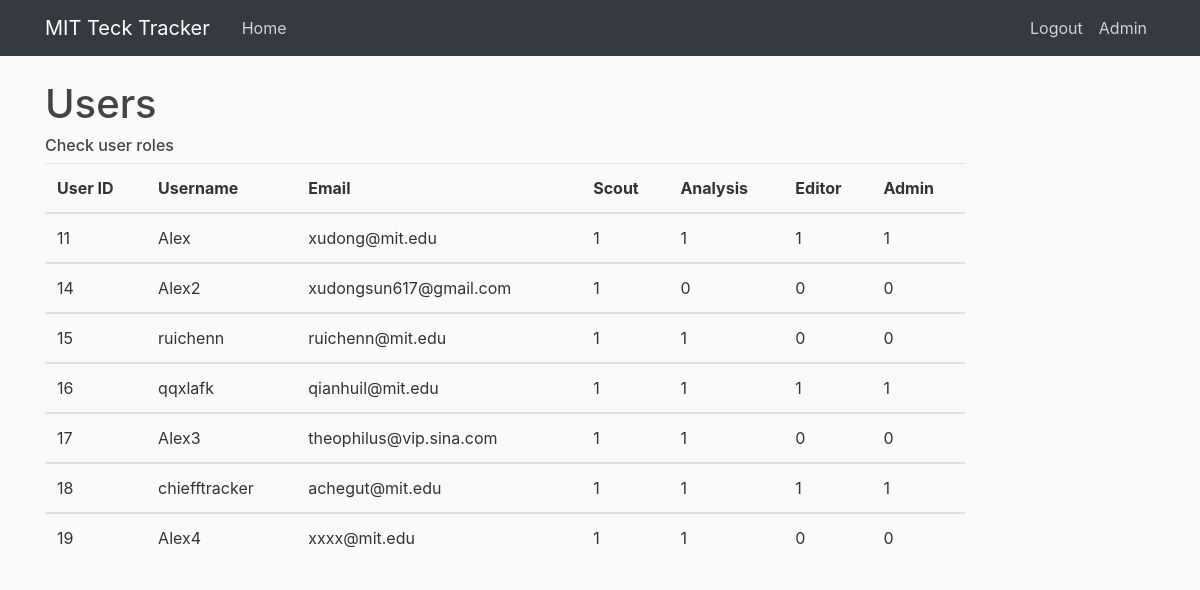
/admin (signed in), run on an earlier commit of the app's database.
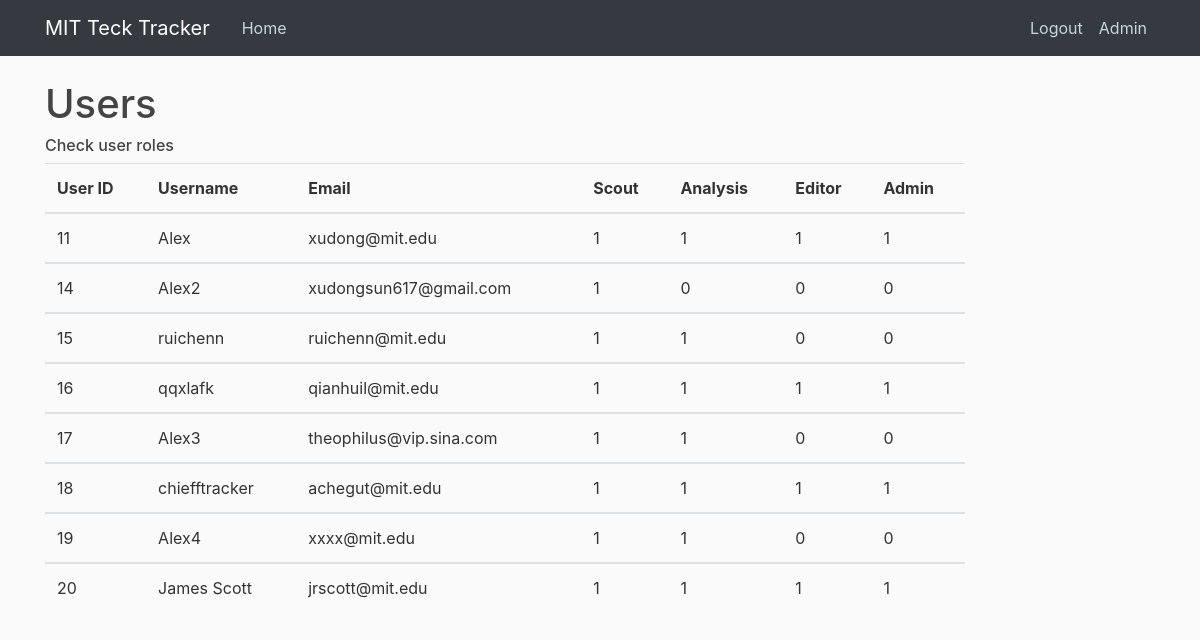
And on a later commit of the database.
### tables this page shows
CREATE TABLE users (
  user_id integer PRIMARY KEY autoincrement, -- SERIAL PRIMARY KEY,
  username text,
  email text NOT NULL,
  password text NOT NULL,
  can_scout boolean DEFAULT True,
  can_analyse boolean DEFAULT True,
  can_edit boolean DEFAULT False,
  admin boolean DEFAULT False
);

### app.py (the view)
@app.route('/admin')
def admin():
    user = get_current_user()
    if not user:
        return redirect(url_for('login'))
    if user['admin'] == 0:
        flash('You are not an administrator', 'danger')
        return redirect(url_for('home'))
    db = get_db()
    users_cur = db.execute('select user_id, username, email, can_scout, can_analyse, can_edit, admin from users')
    users_results = users_cur.fetchall()
    return render_template('admin.html', user=user, users=users_results)

### app.py (called while the page is built)
def get_current_user():
    user_result = None
    if 'user' in session:
        user_email = session['user']
        db = get_db()
        user_cur = db.execute('select user_id, email, password, can_scout, can_analyse, can_edit, admin from users where email = ?', [user_email])
        user_result = user_cur.fetchone()
    return user_result

### dbTest.py (called while the page is built)
def connect_db(RowMode=True):
    sql = sqlite3.connect(dbpath)
    if RowMode:
        sql.row_factory = sqlite3.Row
    else:
        sql.row_factory = lambda cursor, row: row[0]
    return sql

def get_db():
    if not hasattr(g, 'sqlite3_db'):
        g.sqlite_db = connect_db()
    return g.sqlite_db

### templates/admin.html
{% extends "layout.html" %}
{% from "show_links.html" import show_links %}
{% block nav %}
{{ show_links(user) }}
{% endblock %}
{% block content %}
<div class="page-header">
        <h1>Users</h1>
        <h6>Check user roles</h6>
      </div>
      <div class="row">
        <div class="col-lg-12">
          <table id="example" class="table table-responsive-sm table-hover" style="width:100%">
            <thead>
                <tr>
                    <th>User ID</th>
                    <th>Username</th>
                    <th>Email</th>
                    <th>Scout</th>
                    <th>Analysis</th>
                    <th>Editor</th>
                    <th>Admin</th>
                </tr>
            </thead>
            {% for user in users %}
            <tbody>
                <tr>
                    <td>{{ user['user_id'] }}</td>
                    <td>{{ user['username'] }}</td>
                    <td>{{ user['email'] }}</td>
                    <td>{{ user['can_scout'] }}</td>
                    <td>{{ user['can_analyse'] }}</td>
                    <td>{{ user['can_edit'] }}</td>
                    <td>{{ user['admin'] }}</td>
                </tr>
            </tbody>
            {% endfor %}
        </div>
      </div>
{% endblock %}

What changed in the data, as far as the page shows it:
added users: user_id "20", username "James Scott", email "jrscott@mit.edu", can_scout "1", can_analyse "1", can_edit "1", admin "1"
